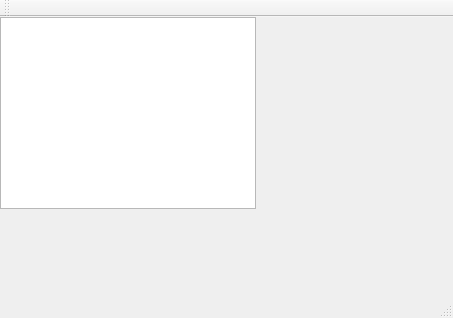
<?xml version="1.0" encoding="UTF-8"?>
<ui version="4.0">
 <class>Window</class>
 <widget class="QMainWindow" name="Window">
  <property name="geometry">
   <rect>
    <x>0</x>
    <y>0</y>
    <width>453</width>
    <height>318</height>
   </rect>
  </property>
  <property name="windowTitle">
   <string>Window</string>
  </property>
  <widget class="QWidget" name="centralWidget">
   <widget class="QGraphicsView" name="graphicsView">
    <property name="geometry">
     <rect>
      <x>0</x>
      <y>0</y>
      <width>256</width>
      <height>192</height>
     </rect>
    </property>
    <property name="layoutDirection">
     <enum>Qt::LeftToRight</enum>
    </property>
    <property name="autoFillBackground">
     <bool>false</bool>
    </property>
   </widget>
  </widget>
  <widget class="QToolBar" name="mainToolBar">
   <attribute name="toolBarArea">
    <enum>TopToolBarArea</enum>
   </attribute>
   <attribute name="toolBarBreak">
    <bool>false</bool>
   </attribute>
  </widget>
  <widget class="QStatusBar" name="statusBar"/>
 </widget>
 <layoutdefault spacing="6" margin="11"/>
 <resources/>
 <connections/>
</ui>
